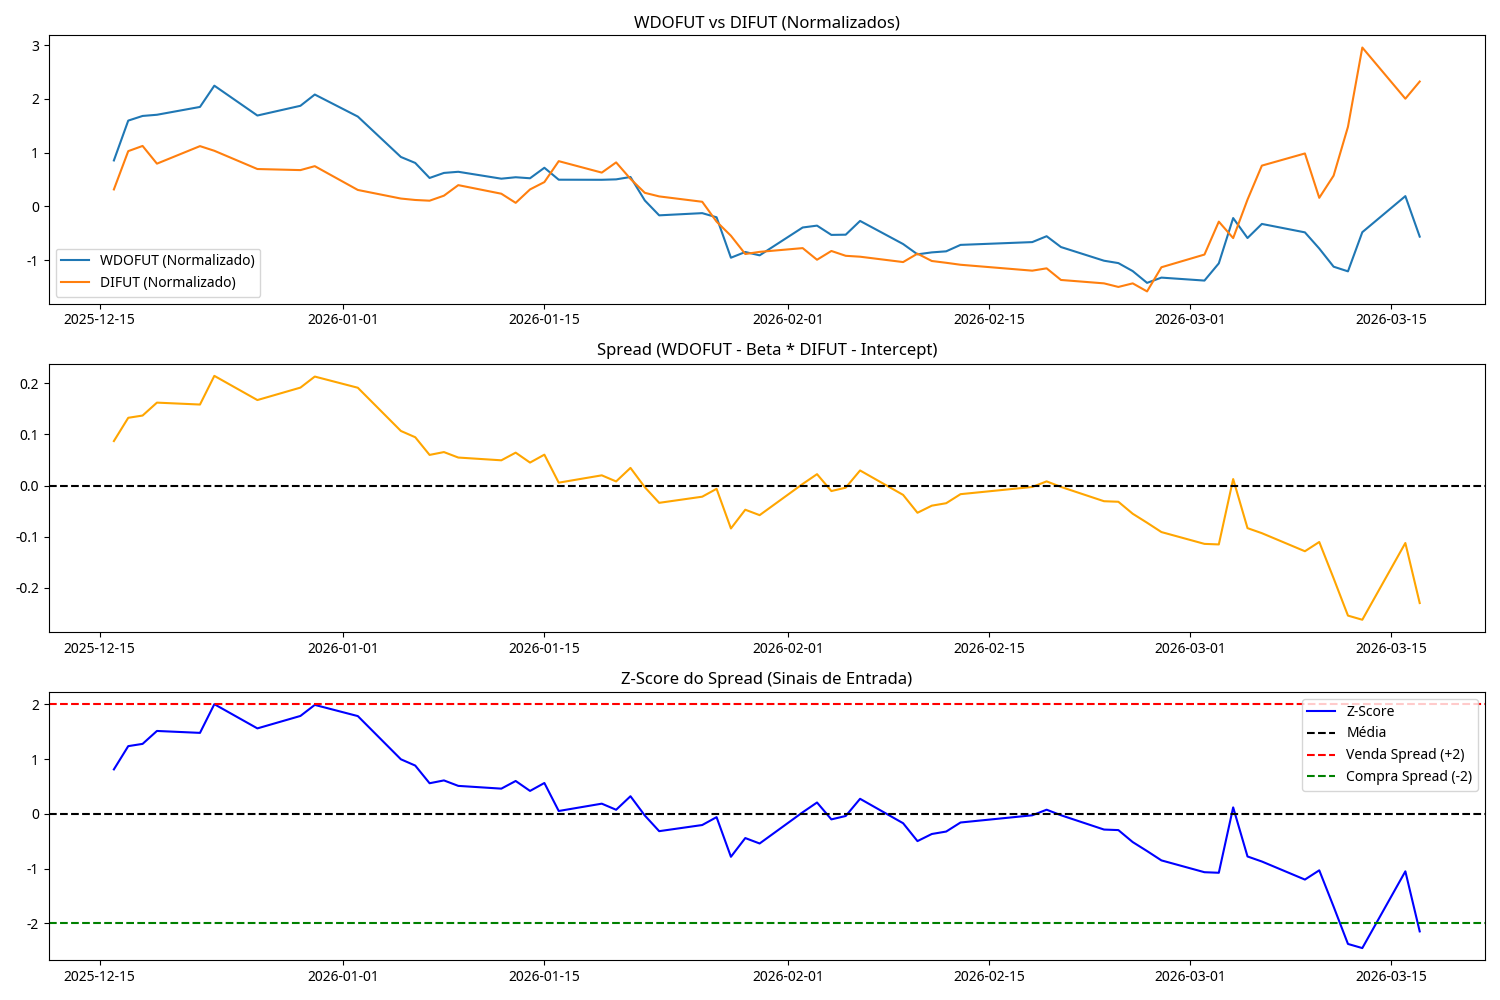

This figure's Python source:
import pandas as pd
import numpy as np
import matplotlib.pyplot as plt
import seaborn as sns
from statsmodels.tsa.stattools import coint
import statsmodels.api as sm

def analyze_wdo_di():
    # Carregar dados
    df = pd.read_csv("historical_data_wdo_di.csv", index_col=0)
    df.index = pd.to_datetime(df.index)
    
    print("Iniciando análise de Pairs Trading WDOFUT vs DIFUT...")
    
    # 1. Correlação de Pearson
    correlation = df["WDOFUT"].corr(df["DIFUT"])
    print(f"Correlação de Pearson entre WDOFUT e DIFUT: {correlation:.4f}")
    
    # 2. Teste de Cointegração (Engle-Granger)
    score, p_value, _ = coint(df["WDOFUT"], df["DIFUT"])
    print(f"P-valor do teste de Cointegração: {p_value:.4f}")
    
    if p_value < 0.05:
        print("Os ativos são COINTEGRADOS (95% de confiança).")
    else:
        print("Os ativos NÃO são cointegrados com 95% de confiança.")
        
    # 3. Cálculo do Hedge Ratio (Beta) via Regressão OLS
    Y = df["WDOFUT"]
    X = df["DIFUT"]
    X = sm.add_constant(X)
    model = sm.OLS(Y, X).fit()
    beta = model.params["DIFUT"]
    intercept = model.params["const"]
    
    print(f"Hedge Ratio (Beta): {beta:.4f}")
    
    # 4. Cálculo do Spread
    df["Spread"] = df["WDOFUT"] - (beta * df["DIFUT"] + intercept)
    
    # 5. Z-Score do Spread
    spread_mean = df["Spread"].mean()
    spread_std = df["Spread"].std()
    df["Z-Score"] = (df["Spread"] - spread_mean) / spread_std
    
    # Plotar resultados
    plt.figure(figsize=(15, 10))
    
    # Subplot 1: Preços Normalizados
    plt.subplot(3, 1, 1)
    wdo_norm = (df["WDOFUT"] - df["WDOFUT"].mean()) / df["WDOFUT"].std()
    di_norm = (df["DIFUT"] - df["DIFUT"].mean()) / df["DIFUT"].std()
    plt.plot(wdo_norm, label="WDOFUT (Normalizado)")
    plt.plot(di_norm, label="DIFUT (Normalizado)")
    plt.title("WDOFUT vs DIFUT (Normalizados)")
    plt.legend()
    
    # Subplot 2: Spread
    plt.subplot(3, 1, 2)
    plt.plot(df["Spread"], color="orange")
    plt.axhline(df["Spread"].mean(), color="black", linestyle="--")
    plt.title("Spread (WDOFUT - Beta * DIFUT - Intercept)")
    
    # Subplot 3: Z-Score e Sinais
    plt.subplot(3, 1, 3)
    plt.plot(df["Z-Score"], color="blue")
    plt.axhline(0, color="black", linestyle="--")
    plt.axhline(2, color="red", linestyle="--")
    plt.axhline(-2, color="green", linestyle="--")
    plt.title("Z-Score do Spread (Sinais de Entrada)")
    plt.legend(["Z-Score", "Média", "Venda Spread (+2)", "Compra Spread (-2)"])
    
    plt.tight_layout()
    plt.savefig("pairs_trading_wdo_di.png")
    print("Gráfico de análise salvo em pairs_trading_wdo_di.png")
    
    # Salvar dados processados
    df.to_csv("analyzed_data_wdo_di.csv")
    return df

if __name__ == "__main__":
    analyze_wdo_di()
